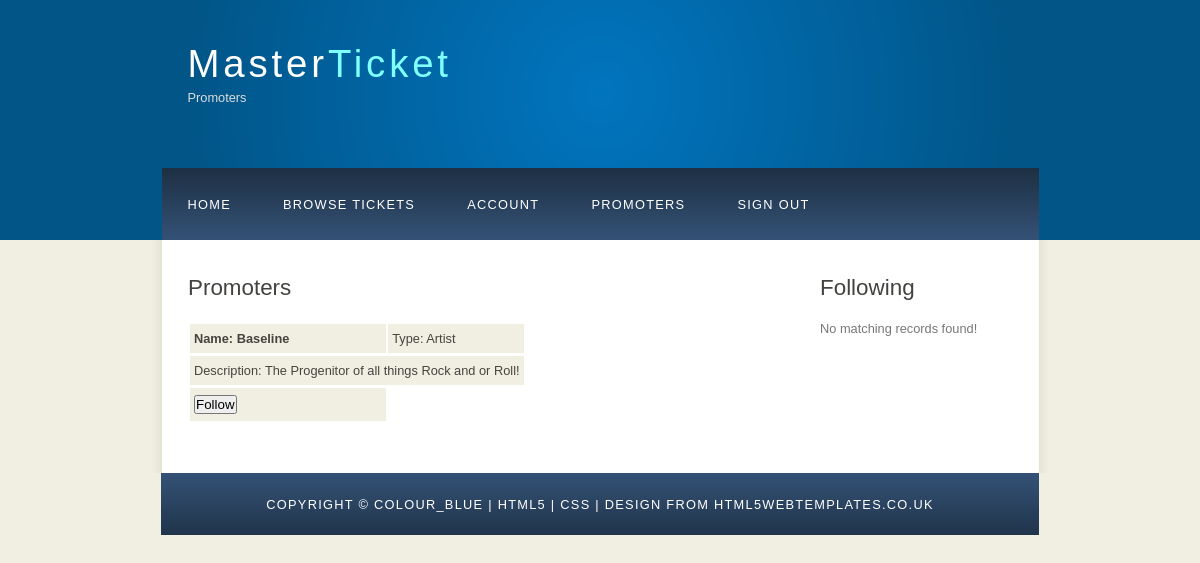
The page /followPromoters.php (signed in) on the database its author committed.
### tables this page shows
CREATE TABLE IF NOT EXISTS Promoter (
  PromoterID INT NOT NULL AUTO_INCREMENT,
  Name VARCHAR(45) NOT NULL,
  Login VARCHAR(45) NOT NULL,
  Password VARCHAR(45) NOT NULL,
  Description VARCHAR(140) NOT NULL,
  PromoterType VARCHAR(45) NOT NULL,
  PRIMARY KEY (PromoterID),
  UNIQUE (Login),
  UNIQUE (Name));

### currentFollow.php (the view, shortened to what this page needs)
<h3>Promoters</h3>
<?php
	$con = dbConnect();
	if( !mysqli_connect_errno($con) )
	{
		$query = "SELECT * FROM Promoter";
		if( $res = mysqli_query($con,$query) )
		{
			if( mysqli_num_rows($res) > 0 )
			{
				echo '<table>';
				while( $row = mysqli_fetch_array($res))
				{
					echo '<tr>';
					echo '<td><b>Name: ' . $row['Name'] . '</b></td>';
					echo '<td>Type: ' . $row['PromoterType'] . '</td>';
					echo '</tr>';
					echo '<tr>';
					echo '<td colspan="2">Description: ' . $row['Description'] . '</td>';
                    echo '</tr>';
					echo "<tr>";
					?>
					<td class="follow">
						<form action="follow.php" method="post">
							<input type="submit" name="submit" value="Follow">
						</form>
					</td>
					<?php
				}
				echo '</table>';
			}
			else
			{
				echo "No matching records found!";
			}
		}
		else
		{
			echo "ERROR: could not execute $sql. " . mysqli_error($con);
		}
	}
?>

### style/style.css (style rules this page uses)
html { height: 100%; }
* { margin: 0; padding: 0; }
body { font: normal .80em 'trebuchet ms', arial, sans-serif; background: #F0EFE2; color: #777; }
h1, h2, h3, h4, h5, h6 { font: normal 175% 'century gothic', arial, sans-serif; color: #43423F; margin: 0 0 15px 0; padding: 15px 0 5px 0; }
table { margin: 10px 0 30px 0; }
table tr th, table tr td { background: #3B3B3B; color: #FFF; padding: 7px 4px; text-align: left; }
table tr td { background: #F0EFE2; color: #47433F; border-top: 1px solid #FFF; }

### rows shown on the page
promoter: Name "Baseline", PromoterType "Artist", Description "The Progenitor of all things Rock and or Roll!"
